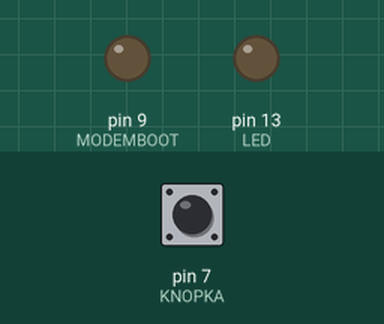
Recording of a sketch running on a simulated Arduino Leonardo, built with avr-gcc and run on an emulated ATmega32U4. Shown: output pins drawn as LEDs (lit = HIGH). The inputs (shaded band) are chosen by the test bench; at power-on: pin 7 (KNOPKA) HIGH. The modem accepts every AT command (registered, SIM ready, sends succeed) and sends nothing else.

Above: at 5.3 s.
5.4 s: pin 7 (KNOPKA) pulled LOW for 0.15 s
At 6.9 s:
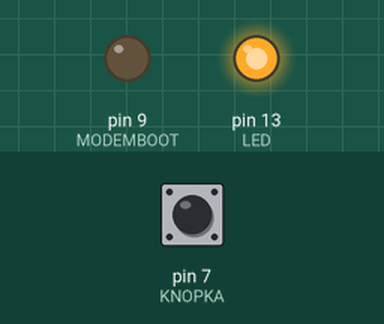
Timing chart, 0 to 12.3 s (numbered marks = the images above; inputs shaded):
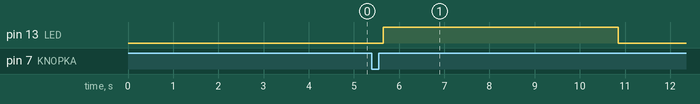

Measured:
- after the input at 5.4 s, pin 13 (LED): LOW → HIGH after 0.25 s, → LOW 5.2 s later

The sketch:

sim900_leonardo.ino
```cpp
#define GSM Serial1
#define LEO Serial
#define LED 13
#define KNOPKA 7 // ПИН ПОДКЛЮЧЕНИЯ КНОПКИ
#define MODEMBOOT 9

// защита от наводок переменного тока 5 мс.
unsigned long pulsVal = 20000; // ДЛИТЕЛЬНОСТЬ ИМПУЛЬСА В мкс. ДЛИТЕЛЬНОСТЬ НАЖАТИЯ ДЛЯ СРАБОТКИ КНОПКИ
unsigned long duration;
unsigned long durationTimeout = 50000000; // ДЛИТЕЛЬНОСТЬ ТАЙМАУТА (ДОЛЖНА БЫТЬ В 50 И БОЛЕЕ РАЗ БОЛЬШЕ ЧЕМ ДЛИТЕЛЬНОСТЬ ИМПУЛЬСА)

void ring(){
  GSM.println("ATD+380XXXXXXXXX;"); //// НОМЕР ТЕЛЕФОНА НА КОТОРЫЙ БУДЕТ ЗВОНИТЬ ////

  delay(2000);
}

void modemcheck(){

  GSM.println("AT");

  delay(100);

  if (!GSM.find("OK")){
    digitalWrite(MODEMBOOT, HIGH);
    delay(1000);
    digitalWrite(MODEMBOOT, LOW);
  }
  delay(2000);

  GSM.println("ATE0");

  while(1){
      GSM.println("AT+COPS?");
      if (GSM.find("+COPS: 0")) break;

  }

  GSM.println("AT+CLVL=100");
}

void setup() {

  GSM.begin(9600);
  LEO.begin(9600);


  delay(2000);

  pinMode(KNOPKA, INPUT_PULLUP);
  pinMode(LED, OUTPUT);
  pinMode(MODEMBOOT, OUTPUT);
  digitalWrite(LED, LOW);

  modemcheck();
}

void loop() {

  duration = pulseIn(KNOPKA, LOW, durationTimeout);

  if (pulsVal < duration){

    GSM.println("AT");

    delay(100);

    if (!GSM.find("OK")){

      modemcheck();
    }

    digitalWrite(LED, HIGH);

    ring();
  }

  if (LEO.available()>0){
    int inByte = LEO.read();
    GSM.write(inByte);
  }

  if (GSM.available()>0){
    int inByte = GSM.read();
    LEO.write(inByte);
  }

  if (digitalRead(LED)>0){

    delay(200);   // ЕСЛИ БУДЕТ ВЫКЛЮЧАТЬ РЕЛЕ ДО ТОГО МОМЕНТА
                  // КАК ВЗЯЛИ ТРУБКУ. УВЕЛИЧИТЬ ЗАДЕРЖКУ НА ВРЕМЯ
                  // КОТОРОЕ ИДУТ ГУДКИ (ЕСЛИ РАБОТАЕТ ЛУЧШЕ НЕ ТРОГАТЬ)

    GSM.println("AT+CPAS");

    delay(2000);  // задержка

    if (!GSM.find("4")){
      //delay(1000);  // задержка выключения усилителя. в это время кнопка не работает. по умолчанию откл.
      digitalWrite(LED, LOW);
    }
  }
}
```
